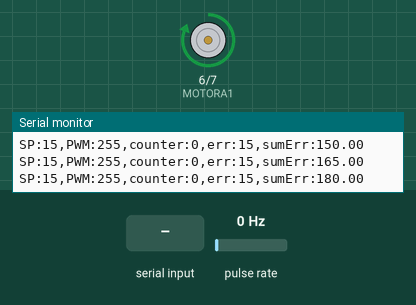
Simulated run of this program. Board: Arduino Nano, built with avr-gcc and run on an emulated ATmega328P. Parts: motor-driver pin pairs drawn as motors (green arrow = first pin HIGH = forward, orange = second pin HIGH = backward, longer = more drive), the last lines printed to the serial monitor. Wiring (inferred from the names in the program): pulse sensor: data pin 2. Inputs (shaded band) come from the test bench; at power-on: pulse rate 0 Hz.

Above: at 1.7 s.
1.8 s: "200\n" received over Serial
At 18.5 s:
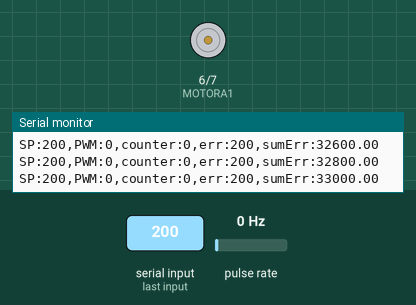
19.4 s: pulse rate (sensor on pin 2) set to 50 Hz
36.6 s: "0\n" received over Serial
At 36.93 s:
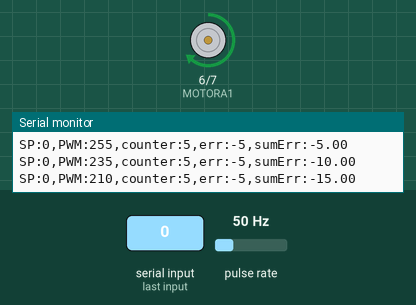
40.1 s: "30,150\n" received over Serial
At 40.9 s:
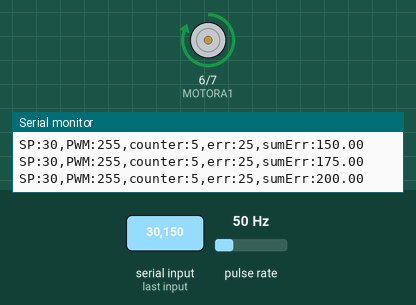
Timing chart, 0 to 43.1 s (numbered marks = the images above; inputs shaded):
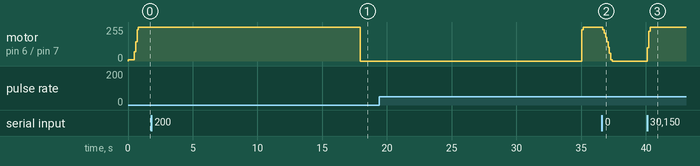

The program:

main.cpp
```cpp
#include <Arduino.h>

/**
 * PID control tutorial
 *
 * Motor driver connected to D6-D7
 * Encoder connected to D2
 */

#define ENCODER 2
#define MOTORA1 6
#define MOTORA2 7

volatile long counter = 0;
int pwm = 10;

void count() {
    counter++;
}

void setup() {
  Serial.begin(9600);
  pinMode(ENCODER, INPUT_PULLUP);
  pinMode(MOTORA1, OUTPUT);
  pinMode(MOTORA2, OUTPUT);

  analogWrite(MOTORA1, pwm);
  digitalWrite(MOTORA2, LOW);

  attachInterrupt(digitalPinToInterrupt(ENCODER), count, RISING);

  delay(500);
}

int setPoint = 15;
float P = 3.0;
float sumErr = 0;

void print(int err) {
    Serial.print("SP:");
    Serial.print(setPoint);
    Serial.print(",");
    Serial.print("PWM:");
    Serial.print(pwm);
    Serial.print(",");
    Serial.print("counter:");
    Serial.print(counter);
    Serial.print(",");
    Serial.print("err:");
    Serial.print(err);
    Serial.print(",");
    Serial.print("sumErr:");
    Serial.println(sumErr);
}

void readNewSetpoint() {
    if (Serial.available()) {
        setPoint = Serial.parseFloat();
        while (Serial.available()) {Serial.read();};
        sumErr = 0;
    }
}

void loop() {
    readNewSetpoint();

    int err = setPoint - counter;

    if (err == 0) { sumErr = 0;}
    sumErr += err;

    print(err);

    pwm += P*err + sumErr;
    if (pwm > 255) pwm = 255;
    if (pwm < 0) pwm = 0;

    analogWrite(MOTORA1, pwm);

    counter = 0;

    delay(100);
}
```

Measured:
- after the input at 1.8 s, motor on pin 6 (MOTORA1) / pin 7 (MOTORA2): forward 255/255 → stopped after 16.1 s
- after the input at 36.6 s, motor on pin 6 (MOTORA1) / pin 7 (MOTORA2): moves from forward 255/255 to stopped over 0.71 s, starting after 0.09 s
- after the input at 40.1 s, motor on pin 6 (MOTORA1) / pin 7 (MOTORA2): stopped → forward 100/255 at once, → forward 225/255 0.10 s later, → forward 255/255 0.10 s later
